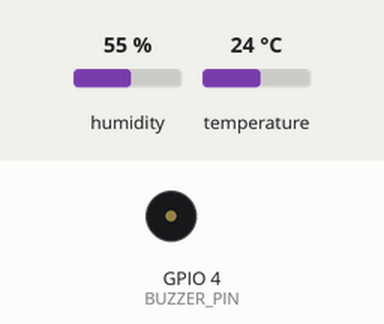
Simulated run of this sketch. Board: ESP8266 (NodeMCU). Parts: buzzer (waves = sounding, pin HIGH). The test bench sets the inputs (shaded band); at power-on: temperature 24 °C, humidity 55 %. WiFi joins after 1.5 s; servers stay silent unless stated; what the sketch prints to the serial monitor is not drawn.

Above: at 2.7 s.
2.8 s: temperature set to 29 °C
6.0 s: temperature set to 32 °C
At 7.2 s:
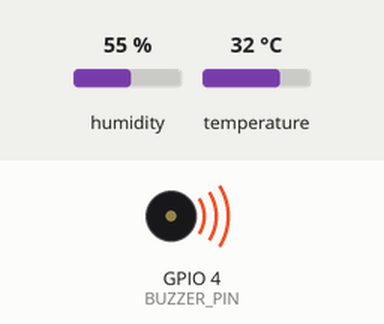
12.1 s: temperature set to 12 °C
At 13.2 s:
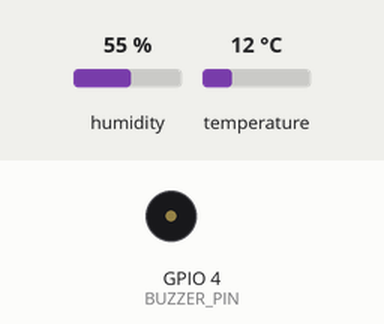
Timing chart, 0 to 15.1 s (numbered marks = the images above; inputs shaded):
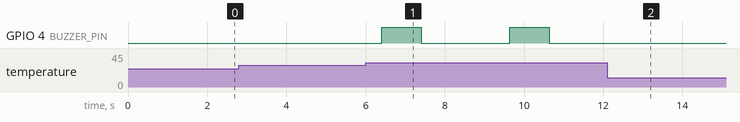

Measured:
- the behaviour switches between 30 and 31 °C on temperature (found by bisection; images 0 and 1)
- after the input at 2.8 s, every drawn part: stays the same
- after the input at 6.0 s, GPIO 4 (BUZZER_PIN): alternates HIGH for 1.0 s and LOW for 2.2 s, starting after 0.41 s
- after the input at 12.1 s, GPIO 4 (BUZZER_PIN): stops changing and stays LOW

The sketch:

DHTtester.ino
```cpp
/*
 * IoT moitpring system for Temperature and humidity control devices with relays using ThingSpeak.
 * used devices:
 *    Relay
 *    Buzzer
 *      Buzzer_PIN 4
 *    DHT11
 *      DHT_PIN 2
 */


#include <DHT.h>  // Including library for dht
 #include <ESP8266WiFi.h>

String apiKey = "YP6BDJ80A1AF3HNJ";     //  Enter your Write API key from ThingSpeak
const char *ssid =  "msh";     // replace with your wifi ssid and wpa2 key
const char *pass =  "12345678";
const char* server = "api.thingspeak.com";
#define BUZZER_PIN 4
#define BUZZER(x){digitalWrite(BUZZER_PIN,x);}
#define DHTPIN 2          //pin where the dht11 is connected
DHT dht(DHTPIN, DHT11);

WiFiClient client;

void setup(){
  Serial.begin(115200);
  delay(10);
  pinMode(BUZZER_PIN,OUTPUT);
  dht.begin();
  Serial.println("Connecting to ");Serial.println(ssid);
  WiFi.begin(ssid, pass);
  while (WiFi.status() != WL_CONNECTED){
    delay(500);
    Serial.print(".");
  }
  Serial.println("");
  Serial.println("WiFi connected");
}

void loop(){
  float h = dht.readHumidity();
  float t = dht.readTemperature();
  if (isnan(h) || isnan(t)){
    Serial.println("Failed to read from DHT sensor!");
    return;
   }
  if(t>30){
    BUZZER(1);
delay(1000);
    BUZZER(0);
delay(1000);
  }
 if (client.connect(server,80)){    //   "184.106.153.149" or api.thingspeak.com
    //GET https://api.thingspeak.com/update?api_key=YP6BDJ80A1AF3HNJ&field1=0

    String postStr=apiKey;
    postStr +="&field1=";
    postStr += String(t);
    postStr +="&field2=";
    postStr += String(h);
    postStr += "\r\n\r\n";

    client.print("POST /update HTTP/1.1\n");
    client.print("Host: api.thingspeak.com\n");
    client.print("Connection: close\n");
    client.print("X-THINGSPEAKAPIKEY: "+apiKey+"\n");
    client.print("Content-Type: application/x-www-form-urlencoded\n");
    client.print("Content-Length: ");
    client.print(postStr.length());
    client.print("\n\n");
    client.print(postStr);
    Serial.println(postStr);
    Serial.print("Temperature: ");
    Serial.print(t);
    Serial.print(" degrees Celcius, Humidity: ");
    Serial.print(h);
    Serial.println("%. Send to Thingspeak.");
  }
  client.stop();
  Serial.println("Waiting...");
  // thingspeak needs minimum 15 sec delay between updates
  delay(1000);
}
```
